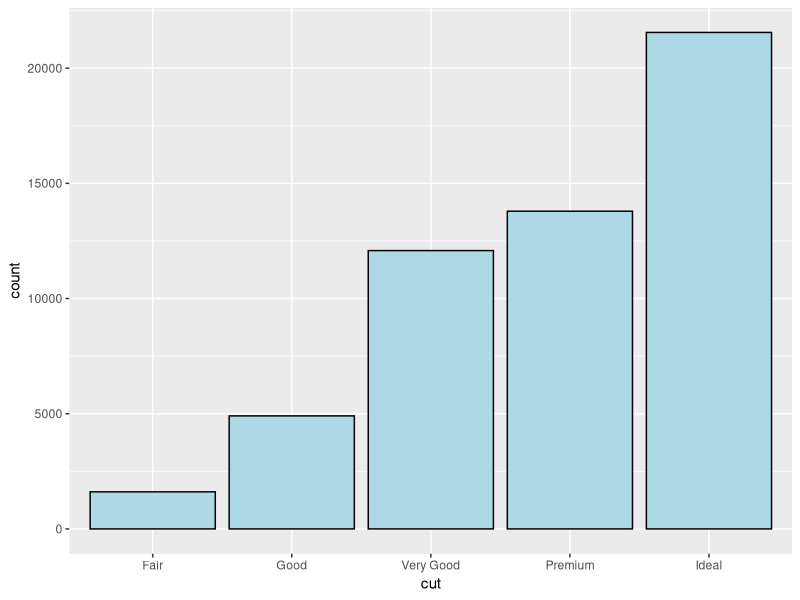
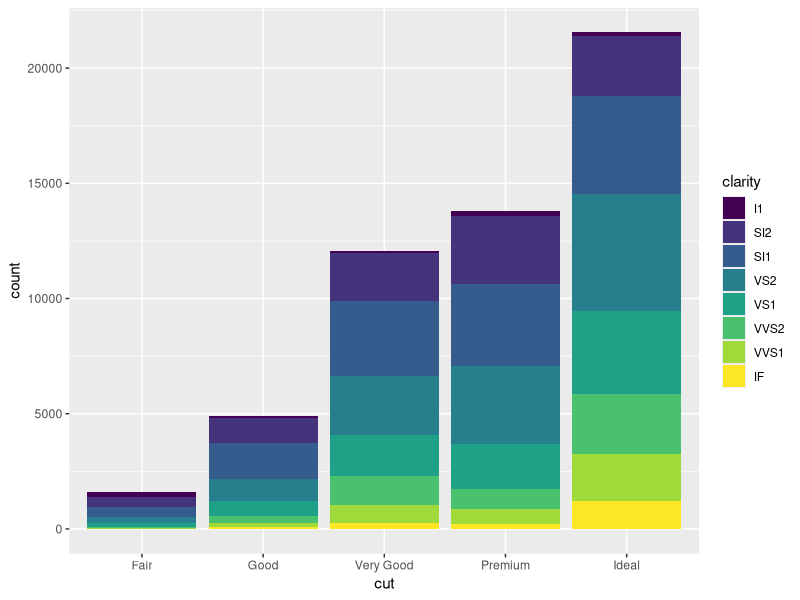
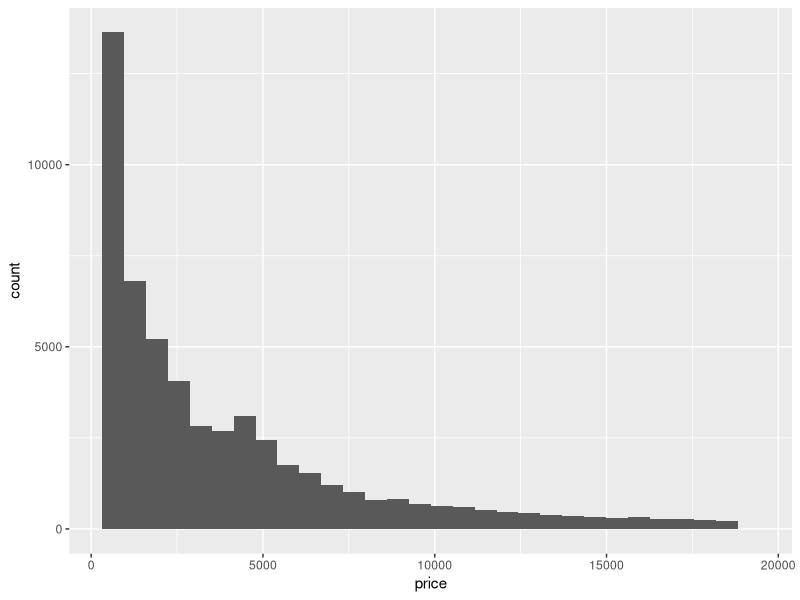
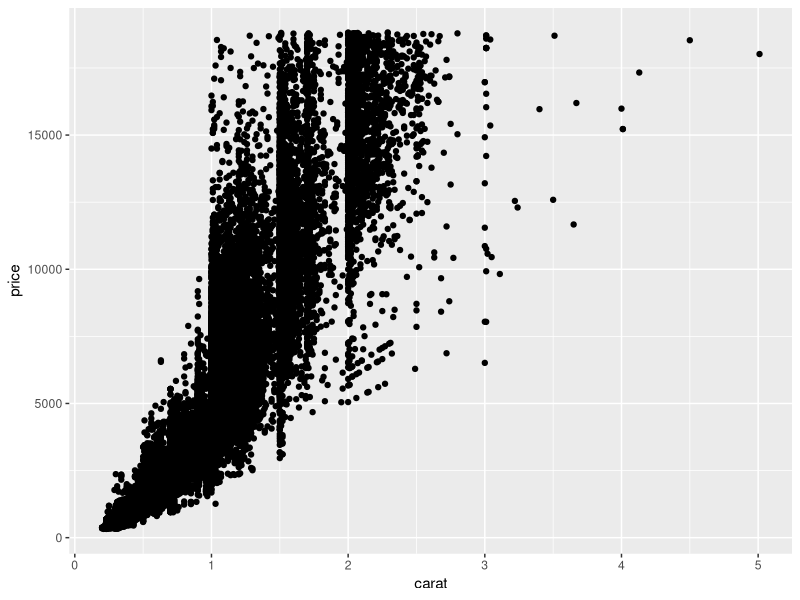
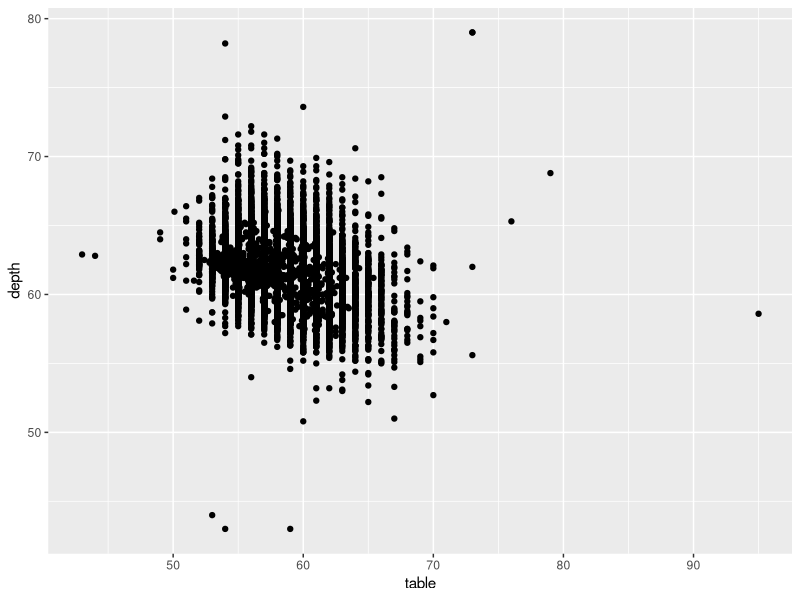
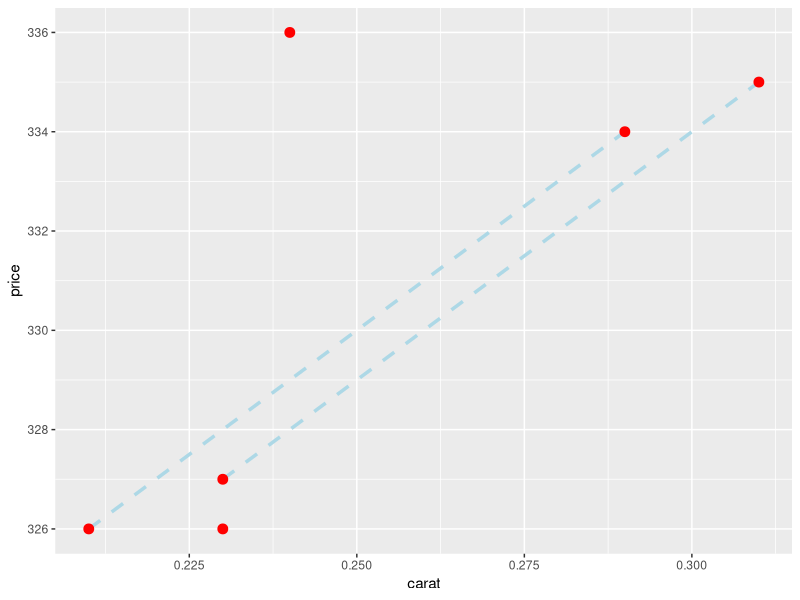
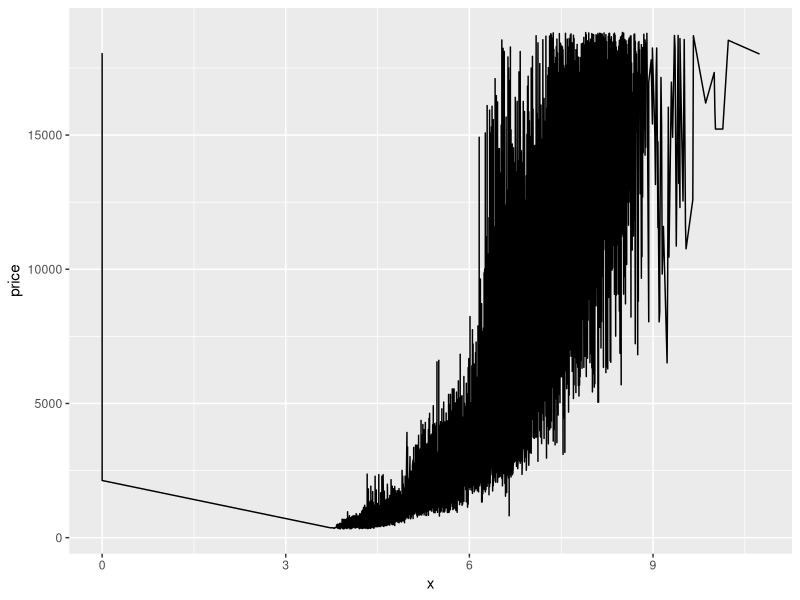

Source code (R) for these figures, in order:
library(ggplot2)
diamonds

## 單變數：類別型
ggplot(data = diamonds, aes(x= cut)) + geom_bar(fill = "lightblue", colour="black")

## 雙變數(類別型): 
s <- ggplot(data = diamonds, aes(x= cut, fill = clarity))
s + geom_bar()

## 單變數：連續型
ggplot(data = diamonds, aes(x = price)) + geom_histogram()

## 散佈圖
# - 1.
ggplot(data = diamonds, aes(x=carat,y = price)) + geom_point()
# - 2.
ggplot(data = diamonds, aes(x=table,y = depth)) + geom_point()

## 折線圖
gdata <- head(diamonds)
s <- ggplot(data = gdata, aes(x=carat,y=price, group=cut)) 
s + geom_line(linetype="dashed", color="lightblue", size=1.2) + geom_point(color="red",size=3)

ggplot(data = diamonds, aes(x=x, y= price)) + geom_line()